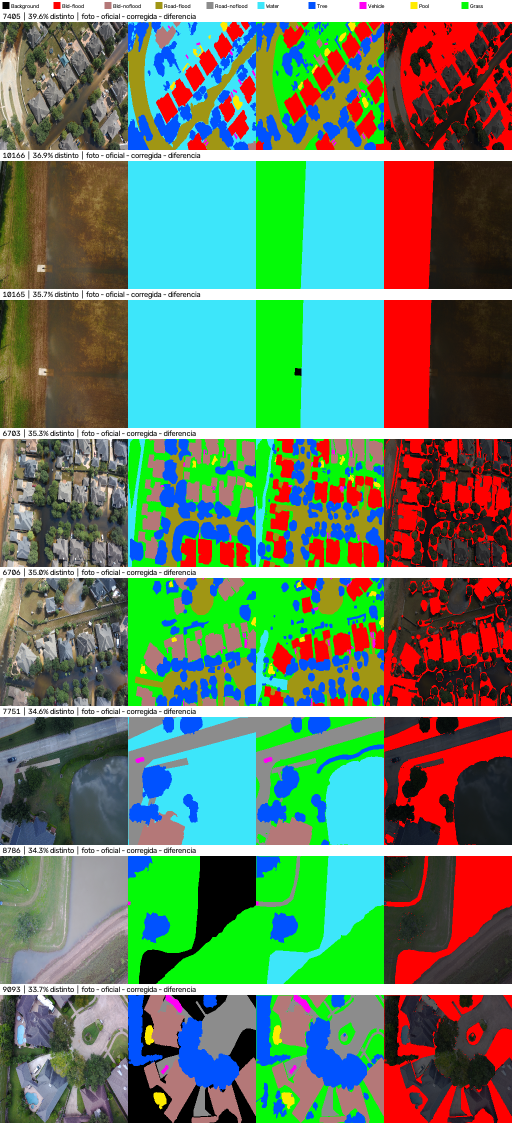
#> input picture revision_mascaras/lamina_03.png, 1024 x 2246 px, given in place of 9027.png, which was not available (shown at 1/2 size)
$ python laminas.py .. .. 1.0
#> lines starting #> are read from the running program, lines starting #| are printed output that depends on the picture
import sys, numpy as np, pandas as pd, cv2
from pathlib import Path
root = Path(sys.argv[1]); out = Path(sys.argv[2]); umbral = float(sys.argv[3])
PAL = np.array([[0,0,0],[255,0,0],[180,120,120],[160,150,20],[140,140,140],[61,230,250],[0,82,255],[255,0,245],[255,235,0],[4,250,7]],np.uint8)  # RGB
NAMES = ["Background","Bld-flood","Bld-noflood","Road-flood","Road-noflood","Water","Tree","Vehicle","Pool","Grass"]
a = pd.read_csv(out/"reparadas_vs_oficiales.csv", dtype={"stem":str})
#> (reads revision_mascaras/reparadas_vs_oficiales.csv from the repository)
a = a[a.pct_distinto > umbral]
lab = root/"data/FloodNet/FloodNet-Supervised_v1.0/train/train-label-img"
S=256
def fila(s, pct):
    img = cv2.cvtColor(cv2.imread(str(root/f"data/cache512_full/image/{s}.png")), cv2.COLOR_BGR2RGB)
    r = cv2.imread(str(root/f"data/cache512_full/mask/{s}.png"), 0)
    o = cv2.resize(cv2.imread(str(lab/f"{s}_lab.png"),0), (r.shape[1], r.shape[0]), interpolation=cv2.INTER_NEAREST)
    d = np.where((o!=r)[...,None], np.array([255,0,0],np.uint8), (img*0.35).astype(np.uint8))
    tiles=[cv2.resize(x,(S,S),interpolation=cv2.INTER_NEAREST) for x in (img, PAL[o], PAL[r], d)]
    row=np.hstack(tiles); bar=np.full((22,row.shape[1],3),255,np.uint8)
    cv2.putText(bar,f"{s}  |  {pct:.1f}% distinto  |  foto - oficial - corregida - diferencia",(5,16),cv2.FONT_HERSHEY_SIMPLEX,0.5,(0,0,0),1)
    return np.vstack([bar,row])
ley=np.full((22,4*S,3),255,np.uint8)
for i,n in enumerate(NAMES):
    x=5+i*102; ley[4:18,x:x+14]=PAL[i]; cv2.putText(ley,n,(x+17,16),cv2.FONT_HERSHEY_SIMPLEX,0.36,(0,0,0),1)
filas=[fila(s,p) for s,p in zip(a.stem,a.pct_distinto)]
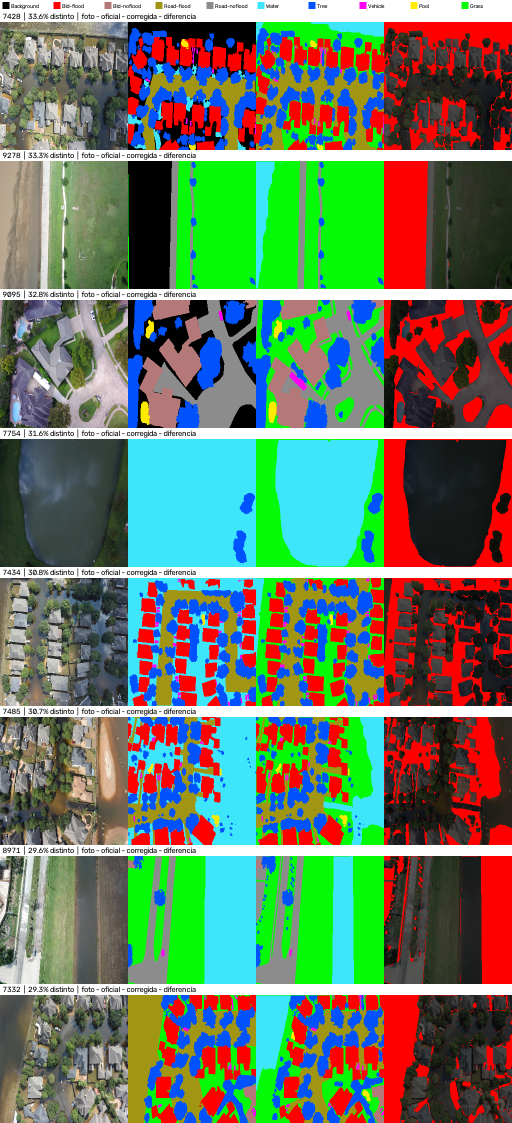
#> input picture revision_mascaras/lamina_04.png, 1024 x 2246 px, given in place of 9027.png, which was not available (shown at 1/2 size)
#> in fila, `r = cv2.imread(str(root/f"data/cache512_full/mask/{s}.png"), 0)`:
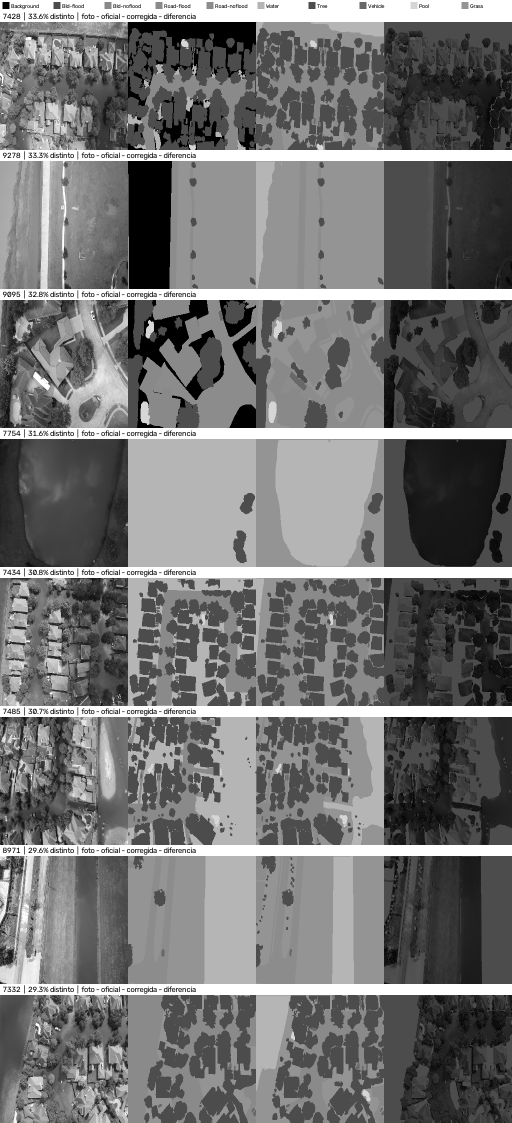
#> r: shape (2246, 1024) (shown at 1/2 size); min 0, max 255, mean 115.4
#> in fila, `d = np.where((o!=r)[...,None], np.array([255,0,0],np.uint8), (img*0.35..`:
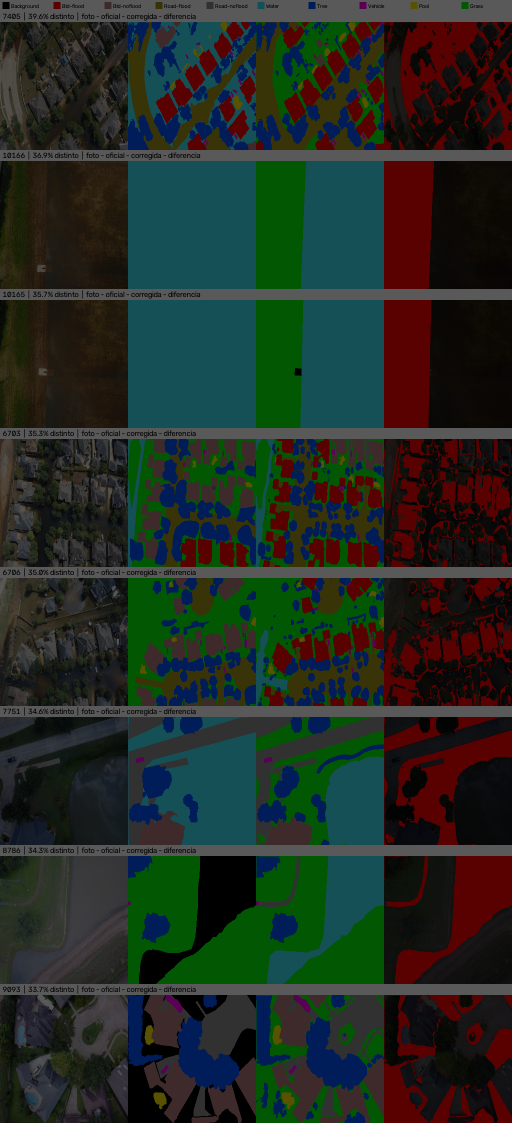
#> d: shape (2246, 1024, 3) (shown at 1/2 size); mean R, G, B 35.3, 44.9, 36.7
#> (the run stopped early here; a loop or call above may not have finished)
